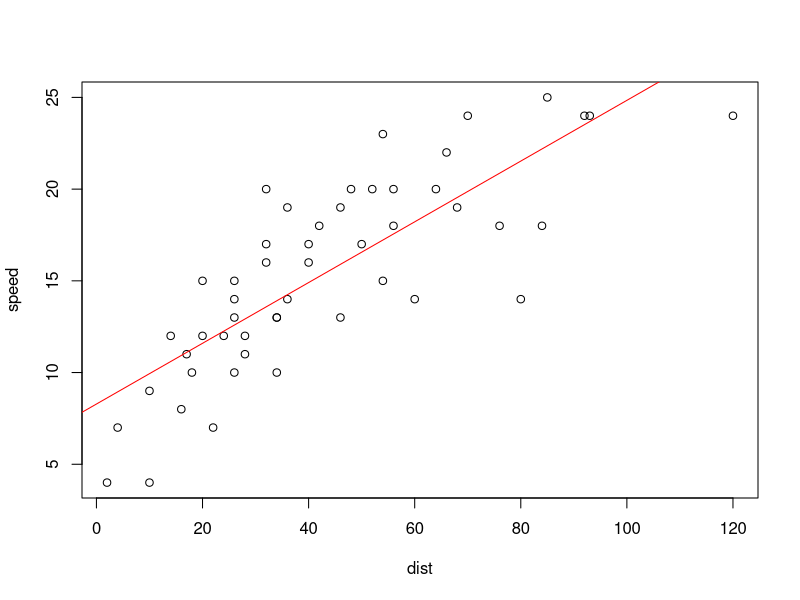
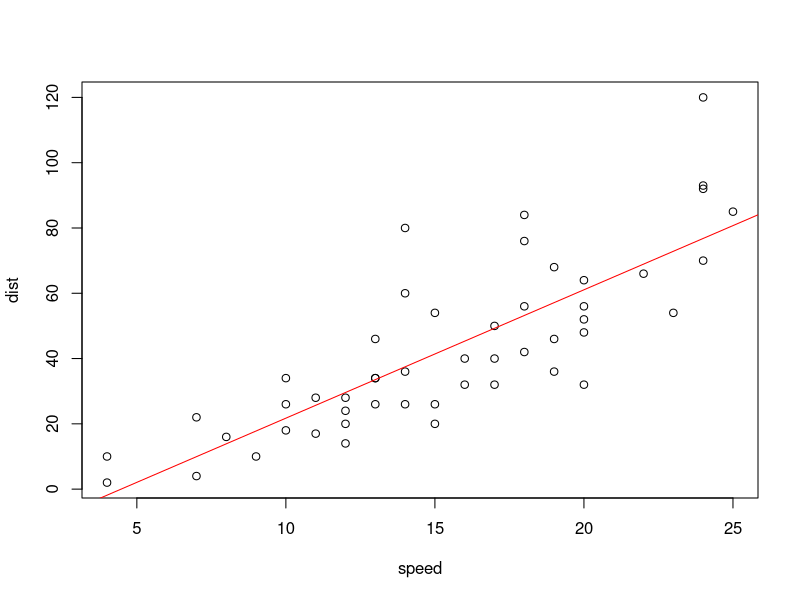

Here is the R script that generated these plots, in order:
## ---- chunk 1
#install.packages("stats")
library(stats)
head(cars,5) #view first 5 rows of cars data set
## ---- chunk 2
median(cars$speed)
median(cars$dist)
#you can choose any column, variable, or data set you would like to put in the function
## ---- chunk 3
sd(cars$speed)
sd(cars$dist)
#you can choose any column, variable, or data set you would like to put in the function
## ---- chunk 4
IQR(cars$speed)
IQR(cars$dist)
#you can choose any column, variable, or data set you would like to put in the function
## ---- chunk 5
dist <- cars$dist
speed <- cars$speed
plot(dist, speed)
fit1 <- lm(speed ~ dist, data = cars)
abline(fit1, col = "red")
# be sure to highlight all code above and run all at once to plot the data and see the fir of the linear model
#you always want to put your response, or y, variable first in the lm function.
summary(fit1)# this will give you all of the details for the linear model 


plot(speed, dist)
fit2 <- lm(dist ~ speed, data = cars)
abline(fit2, col = "red")

summary(fit2)
